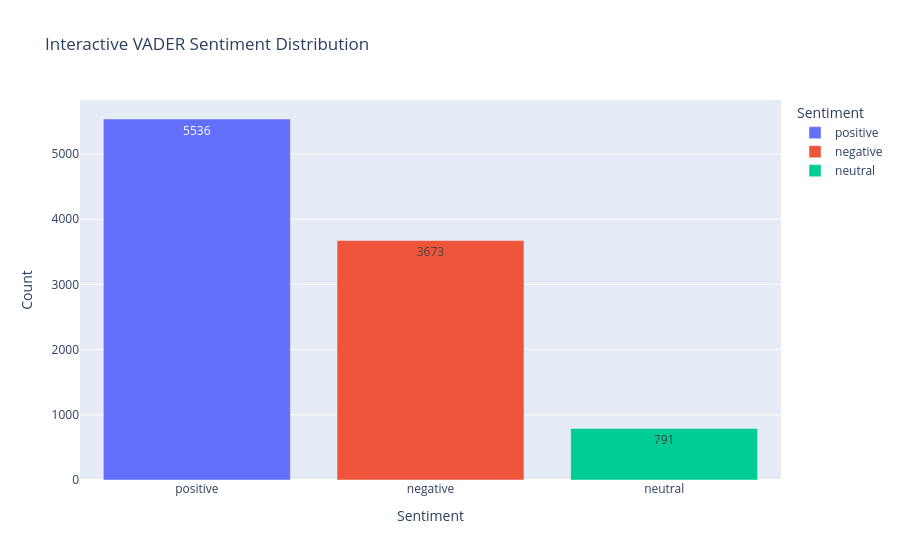

Notebook code cell kept with this figure:
### Code cell
import plotly.express as px

# Count of each sentiment
sentiment_counts = df['vader_sentiment'].value_counts().reset_index()
sentiment_counts.columns = ['Sentiment', 'Count']

fig = px.bar(
    sentiment_counts,
    x='Sentiment', y='Count',
    color='Sentiment',
    title='Interactive VADER Sentiment Distribution',
    text='Count'
)
fig.show()

print("✅ Cell 6a done")

### Figure 1 — Plotly figure (JSON) as saved in the notebook; plotly's stock layout.template omitted (floating-point values rounded to 4 significant figures)
{"data": [{"hovertemplate": "Sentiment=%{x}<br>Count=%{text}<extra></extra>", "legendgroup": "positive", "marker": {"color": "#636efa", "pattern": {"shape": ""}}, "name": "positive", "orientation": "v", "showlegend": true, "text": [5536.0], "textposition": "auto", "type": "bar", "x": ["positive"], "xaxis": "x", "y": [5536], "yaxis": "y"}, {"hovertemplate": "Sentiment=%{x}<br>Count=%{text}<extra></extra>", "legendgroup": "negative", "marker": {"color": "#EF553B", "pattern": {"shape": ""}}, "name": "negative", "orientation": "v", "showlegend": true, "text": [3673.0], "textposition": "auto", "type": "bar", "x": ["negative"], "xaxis": "x", "y": [3673], "yaxis": "y"}, {"hovertemplate": "Sentiment=%{x}<br>Count=%{text}<extra></extra>", "legendgroup": "neutral", "marker": {"color": "#00cc96", "pattern": {"shape": ""}}, "name": "neutral", "orientation": "v", "showlegend": true, "text": [791.0], "textposition": "auto", "type": "bar", "x": ["neutral"], "xaxis": "x", "y": [791], "yaxis": "y"}], "layout": {"barmode": "relative", "legend": {"title": {"text": "Sentiment"}, "tracegroupgap": 0}, "title": {"text": "Interactive VADER Sentiment Distribution"}, "xaxis": {"anchor": "y", "categoryarray": ["positive", "negative", "neutral"], "categoryorder": "array", "domain": [0, 1], "title": {"text": "Sentiment"}}, "yaxis": {"anchor": "x", "domain": [0, 1], "title": {"text": "Count"}}}}
